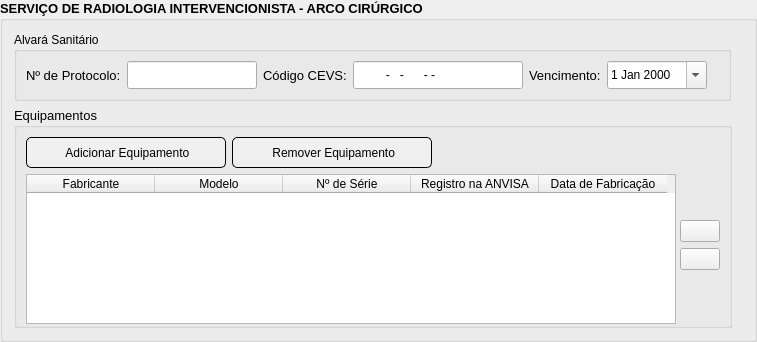
                   <widget class="QGroupBox" name="radiologiaIntervencionistaGroupBox">
                    <property name="enabled">
                     <bool>true</bool>
                    </property>
                    <property name="minimumSize">
                     <size>
                      <width>757</width>
                      <height>342</height>
                     </size>
                    </property>
                    <property name="maximumSize">
                     <size>
                      <width>757</width>
                      <height>342</height>
                     </size>
                    </property>
                    <property name="font">
                     <font>
                      <family>Segoe UI</family>
                      <pointsize>10</pointsize>
                      <italic>false</italic>
                      <bold>true</bold>
                     </font>
                    </property>
                    <property name="styleSheet">
                     <string notr="true">QGroupBox::unchecked {
	background-color: rgb(230, 230, 230);
	font: 700 &quot;Segoe UI&quot;;
}

QGroupBox::checked {
	background-color: rgb(166, 255, 184);
	font: 700 10pt &quot;Segoe UI&quot;;
}</string>
                    </property>
                    <property name="title">
                     <string>SERVIÇO DE RADIOLOGIA INTERVENCIONISTA - ARCO CIRÚRGICO</string>
                    </property>
                    <property name="flat">
                     <bool>false</bool>
                    </property>
                    <property name="checkable">
                     <bool>false</bool>
                    </property>
                    <property name="checked">
                     <bool>false</bool>
                    </property>
                    <layout class="QVBoxLayout" name="verticalLayout_24">
                     <item>
                      <layout class="QHBoxLayout" name="horizontalLayout_34">
                       <item>
                        <widget class="QGroupBox" name="groupBox_10">
                         <property name="styleSheet">
                          <string notr="true">QGroupBox {
	font: 10pt &quot;Segoe UI&quot;;
}</string>
                         </property>
                         <property name="title">
                          <string>Alvará Sanitário</string>
                         </property>
                         <layout class="QVBoxLayout" name="verticalLayout_25">
                          <item>
                           <layout class="QHBoxLayout" name="horizontalLayout_35">
                            <item>
                             <widget class="QLabel" name="label_43">
                              <property name="font">
                               <font>
                                <pointsize>10</pointsize>
                               </font>
                              </property>
                              <property name="text">
                               <string>Nº de Protocolo:</string>
                              </property>
                             </widget>
                            </item>
                            <item>
                             <widget class="QLineEdit" name="protocoloAlvaraRadiologiaIntervencionistaLineEdit">
                              <property name="minimumSize">
                               <size>
                                <width>130</width>
                                <height>28</height>
                               </size>
                              </property>
                              <property name="maximumSize">
                               <size>
                                <width>130</width>
                                <height>28</height>
                               </size>
                              </property>
                             </widget>
                            </item>
                            <item>
                             <widget class="QLabel" name="label_44">
                              <property name="font">
                               <font>
                                <pointsize>10</pointsize>
                               </font>
                              </property>
                              <property name="text">
                               <string>Código CEVS:</string>
                              </property>
                             </widget>
                            </item>
                            <item>
                             <widget class="QLineEdit" name="codigoCEVSAlvaraRadiologiaIntervencionistaLineEdit">
                              <property name="minimumSize">
                               <size>
                                <width>170</width>
                                <height>28</height>
                               </size>
                              </property>
                              <property name="maximumSize">
                               <size>
                                <width>170</width>
                                <height>28</height>
                               </size>
                              </property>
                              <property name="inputMask">
                               <string>000000000-000-000000-0-0</string>
                              </property>
                             </widget>
                            </item>
                            <item>
                             <widget class="QLabel" name="label_45">
                              <property name="font">
                               <font>
                                <pointsize>10</pointsize>
                               </font>
                              </property>
                              <property name="text">
                               <string>Vencimento:</string>
                              </property>
                             </widget>
                            </item>
                            <item>
                             <widget class="QDateEdit" name="validadeAlvaraRadiologiaIntervencionistaDateEdit">
                              <property name="minimumSize">
                               <size>
                                <width>100</width>
                                <height>28</height>
                               </size>
                              </property>
                              <property name="maximumSize">
                               <size>
                                <width>100</width>
                                <height>28</height>
                               </size>
                              </property>
                              <property name="calendarPopup">
                               <bool>true</bool>
                              </property>
                             </widget>
                            </item>
                            <item>
                             <spacer name="horizontalSpacer_36">
                              <property name="orientation">
                               <enum>Qt::Horizontal</enum>
                              </property>
                              <property name="sizeHint" stdset="0">
                               <size>
                                <width>40</width>
                                <height>20</height>
                               </size>
                              </property>
                             </spacer>
                            </item>
                           </layout>
                          </item>
                         </layout>
                        </widget>
                       </item>
                       <item>
                        <spacer name="horizontalSpacer_37">
                         <property name="orientation">
                          <enum>Qt::Horizontal</enum>
                         </property>
                         <property name="sizeHint" stdset="0">
                          <size>
                           <width>40</width>
                           <height>20</height>
                          </size>
                         </property>
                        </spacer>
                       </item>
                      </layout>
                     </item>
                     <item>
                      <layout class="QHBoxLayout" name="horizontalLayout_52">
                       <property name="topMargin">
                        <number>0</number>
                       </property>
                       <item>
                        <widget class="QGroupBox" name="equipamentosRadiologiaIntervencionistaGroupBox">
                         <property name="minimumSize">
                          <size>
                           <width>718</width>
                           <height>0</height>
                          </size>
                         </property>
                         <property name="maximumSize">
                          <size>
                           <width>718</width>
                           <height>16777215</height>
                          </size>
                         </property>
                         <property name="font">
                          <font>
                           <pointsize>10</pointsize>
                          </font>
                         </property>
                         <property name="title">
                          <string>Equipamentos</string>
                         </property>
                         <layout class="QVBoxLayout" name="verticalLayout_33">
                          <item>
                           <layout class="QHBoxLayout" name="horizontalLayout_53">
                            <item>
                             <widget class="QPushButton" name="adicionarEquipamentoRadiologiaIntervencionistaPushButton">
                              <property name="minimumSize">
                               <size>
                                <width>200</width>
                                <height>31</height>
                               </size>
                              </property>
                              <property name="maximumSize">
                               <size>
                                <width>200</width>
                                <height>31</height>
                               </size>
                              </property>
                              <property name="styleSheet">
                               <string notr="true">QPushButton {
	font: 10pt &quot;Segoe UI&quot;;
	border: 1px solid black;
	border-radius: 5px;
	background-color: rgb(240, 240, 240);
}

QPushButton:hover {
	font: 10pt &quot;Segoe UI&quot;;
	border: 1px solid black;
	border-radius: 5px;
	background-color: rgb(170, 255, 127);
}</string>
                              </property>
                              <property name="text">
                               <string> Adicionar Equipamento</string>
                              </property>
                              <property name="icon">
                               <iconset resource="resources.qrc">
                                <normaloff>:/imagens/icon-add.png</normaloff>:/imagens/icon-add.png</iconset>
                              </property>
                              <property name="iconSize">
                               <size>
                                <width>15</width>
                                <height>15</height>
                               </size>
                              </property>
                             </widget>
                            </item>
                            <item>
                             <widget class="QPushButton" name="removerEquipamentoRadiologiaIntervencionistaPushButton">
                              <property name="minimumSize">
                               <size>
                                <width>200</width>
                                <height>31</height>
                               </size>
                              </property>
                              <property name="maximumSize">
                               <size>
                                <width>200</width>
                                <height>31</height>
                               </size>
                              </property>
                              <property name="styleSheet">
                               <string notr="true">QPushButton {
	font: 10pt &quot;Segoe UI&quot;;
	border: 1px solid black;
	border-radius: 5px;
	background-color: rgb(240, 240, 240);
}

QPushButton:hover {
	font: 10pt &quot;Segoe UI&quot;;
	border: 1px solid black;
	border-radius: 5px;
	background-color: rgb(170, 255, 127);
}</string>
                              </property>
                              <property name="text">
                               <string> Remover Equipamento</string>
                              </property>
                              <property name="icon">
                               <iconset resource="resources.qrc">
                                <normaloff>:/imagens/icon-quit.png</normaloff>:/imagens/icon-quit.png</iconset>
                              </property>
                              <property name="iconSize">
                               <size>
                                <width>15</width>
                                <height>15</height>
                               </size>
                              </property>
                             </widget>
                            </item>
                            <item>
                             <spacer name="horizontalSpacer_55">
                              <property name="orientation">
                               <enum>Qt::Horizontal</enum>
                              </property>
                              <property name="sizeHint" stdset="0">
                               <size>
                                <width>40</width>
                                <height>20</height>
                               </size>
                              </property>
                             </spacer>
                            </item>
                           </layout>
                          </item>
                          <item>
                           <layout class="QHBoxLayout" name="horizontalLayout_65">
                            <property name="topMargin">
                             <number>0</number>
                            </property>
                            <item>
                             <widget class="QTableWidget" name="equipamentoRadiologiaIntervencionistaTableWidget">
                              <property name="minimumSize">
                               <size>
                                <width>650</width>
                                <height>150</height>
                               </size>
                              </property>
                              <property name="maximumSize">
                               <size>
                                <width>650</width>
                                <height>150</height>
                               </size>
                              </property>
                              <attribute name="horizontalHeaderDefaultSectionSize">
                               <number>128</number>
                              </attribute>
                              <column>
                               <property name="text">
                                <string>Fabricante</string>
                               </property>
                              </column>
                              <column>
                               <property name="text">
                                <string>Modelo</string>
                               </property>
                              </column>
                              <column>
                               <property name="text">
                                <string>Nº de Série</string>
                               </property>
                              </column>
                              <column>
                               <property name="text">
                                <string>Registro na ANVISA</string>
                               </property>
                              </column>
                              <column>
                               <property name="text">
                                <string>Data de Fabricação</string>
                               </property>
                              </column>
                             </widget>
                            </item>
                            <item>
                             <layout class="QVBoxLayout" name="verticalLayout_43">
                              <property name="rightMargin">
                               <number>0</number>
                              </property>
                              <item>
                               <spacer name="verticalSpacer_17">
                                <property name="orientation">
                                 <enum>Qt::Vertical</enum>
                                </property>
                                <property name="sizeHint" stdset="0">
                                 <size>
                                  <width>20</width>
                                  <height>5</height>
                                 </size>
                                </property>
                               </spacer>
                              </item>
                              <item>
                               <widget class="QPushButton" name="upRadiologiaIntervencionistaPushButton">
                                <property name="text">
                                 <string/>
                                </property>
                                <property name="icon">
                                 <iconset resource="resources.qrc">
                                  <normaloff>:/imagens/icon-sort-up.png</normaloff>:/imagens/icon-sort-up.png</iconset>
                                </property>
                                <property name="iconSize">
                                 <size>
                                  <width>20</width>
                                  <height>20</height>
                                 </size>
                                </property>
                               </widget>
                              </item>
                              <item>
                               <widget class="QPushButton" name="downRadiologiaIntervencionistaPushButton">
                                <property name="text">
                                 <string/>
                                </property>
                                <property name="icon">
                                 <iconset resource="resources.qrc">
                                  <normaloff>:/imagens/icon-sort-down.png</normaloff>:/imagens/icon-sort-down.png</iconset>
                                </property>
                                <property name="iconSize">
                                 <size>
                                  <width>20</width>
                                  <height>20</height>
                                 </size>
                                </property>
                               </widget>
                              </item>
                              <item>
                               <spacer name="verticalSpacer_16">
                                <property name="orientation">
                                 <enum>Qt::Vertical</enum>
                                </property>
                                <property name="sizeHint" stdset="0">
                                 <size>
                                  <width>20</width>
                                  <height>5</height>
                                 </size>
                                </property>
                               </spacer>
                              </item>
                             </layout>
                            </item>
                            <item>
                             <spacer name="horizontalSpacer_69">
                              <property name="orientation">
                               <enum>Qt::Horizontal</enum>
                              </property>
                              <property name="sizeHint" stdset="0">
                               <size>
                                <width>40</width>
                                <height>20</height>
                               </size>
                              </property>
                             </spacer>
                            </item>
                           </layout>
                          </item>
                         </layout>
                        </widget>
                       </item>
                       <item>
                        <spacer name="horizontalSpacer_54">
                         <property name="orientation">
                          <enum>Qt::Horizontal</enum>
                         </property>
                         <property name="sizeHint" stdset="0">
                          <size>
                           <width>40</width>
                           <height>20</height>
                          </size>
                         </property>
                        </spacer>
                       </item>
                      </layout>
                     </item>
                    </layout>
                   </widget>
